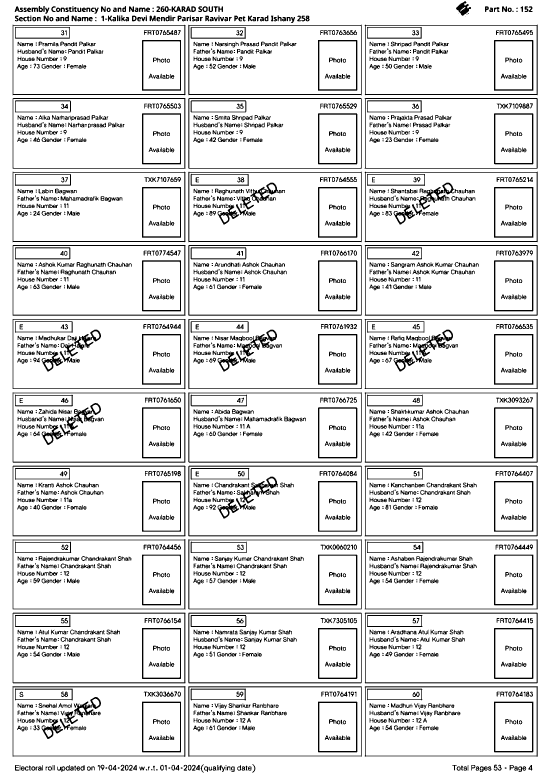
#> input picture images/processed_image.png, 1653 x 2339 px, found by its file name (shown at 1/3 size)
$ python test.py
#> lines starting #> are read from the running program, lines starting #| are printed output that depends on the picture; after the words box and inside, x2 and y2 are one past the last pixel; in counts of white or black regions, pixels touching at a corner belong together
import cv2
import numpy as np
import os

def crop_entries_without_deleted(image_path, output_folder, deleted_template_path):
    # Load the main image
    main_image = cv2.imread(image_path)
#> main_image is the input picture: shape (2339, 1653, 3); 88.7% white; 3094 black regions (417 under 20 px), largest, box (x1, y1, x2, y2) and area: (565, 735, 1085, 947) 4145, (565, 1397, 1085, 1609) 4144, (565, 1838, 1085, 2050) 4144
    main_gray = cv2.cvtColor(main_image, cv2.COLOR_BGR2GRAY)

    # Load the 'DELETED' template
    deleted_template = cv2.imread(deleted_template_path, 0)
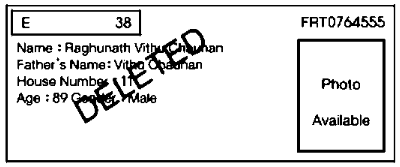
#> input picture images/deleted_img_template.png, 400 x 167 px, found by its file name
#> deleted_template is the input picture: shape (167, 400); min 0, max 255, mean 222

    # Match template to find 'DELETED' areas
    result = cv2.matchTemplate(main_gray, deleted_template, cv2.TM_CCOEFF_NORMED)
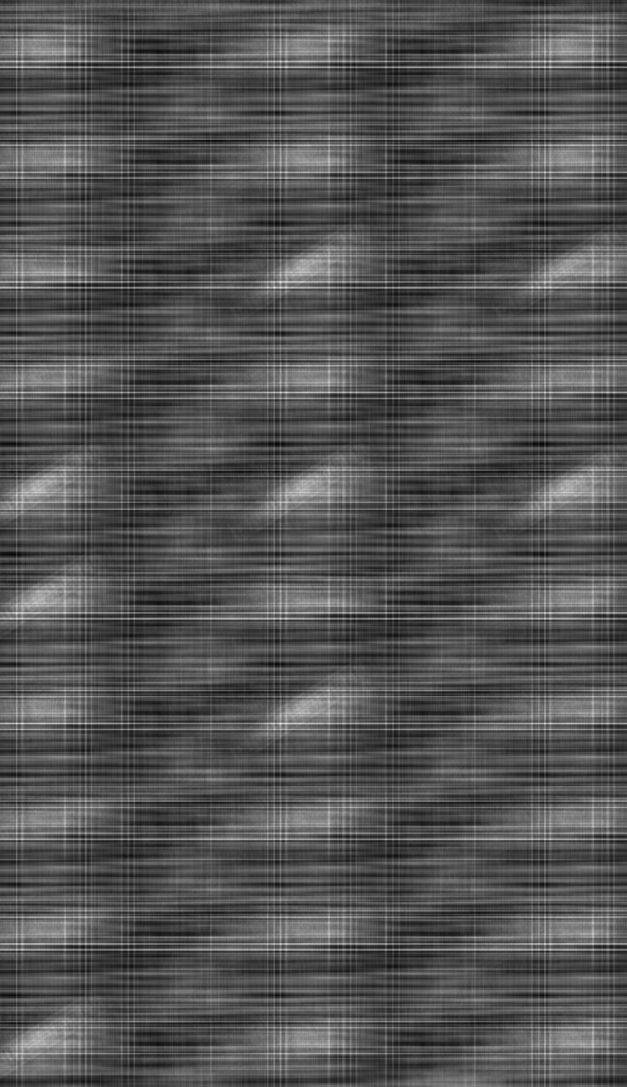
#> result: shape (2173, 1254) float32 (shown at 1/2 size); min -0.108, max 0.228, mean 0.0025; drawn with min black and max white
    threshold = 0.8  # Adjust as needed
    loc = np.where(result >= threshold)
#> loc = (empty array, empty array)

    # Find all rectangles where 'DELETED' is located
    deleted_rectangles = []
    template_height, template_width = deleted_template.shape
#> template_height = 167; template_width = 400
    for pt in zip(*loc[::-1]):
        rect = (pt[0], pt[1], pt[0] + template_width, pt[1] + template_height)
        deleted_rectangles.append(rect)
#> this loop made 0 passes
#> after the loop, deleted_rectangles = []

    # Iterate through each entry in the main image and crop if it doesn't overlap with any 'DELETED' rectangle
    entry_height = 250  # Adjust based on the layout of your entries
    entry_width = 600# Adjust based on the layout of your entries

    entry_count = 0

    # Iterate over the entries by the estimated height and width
    for y in range(0, main_image.shape[0], entry_height):
        for x in range(0, main_image.shape[1], entry_width):
            # Define the entry rectangle
            entry_rect = (x, y, x + entry_width, y + entry_height)

            # Check for overlap with any 'DELETED' rectangles
            overlap = False
            for dr in deleted_rectangles:
                # Check if rectangles overlap
                if not (entry_rect[2] <= dr[0] or entry_rect[0] >= dr[2] or
                        entry_rect[3] <= dr[1] or entry_rect[1] >= dr[3]):
                    overlap = True
                    break

            # Crop the entry if no overlap with 'DELETED' rectangles
            if not overlap:
                entry_count += 1
                cropped_entry = main_image[y:y + entry_height, x:x + entry_width]
                cropped_entry_path = os.path.join(output_folder, f'cropped_entry_{entry_count}.png')
                cv2.imwrite(cropped_entry_path, cropped_entry)
                print(f'Cropped entry saved: {cropped_entry_path}')
#> this loop made 10 passes
#> pass 1, in crop_entries_without_deleted, `cv2.imwrite(cropped_entry_path, cropped_entry)`:
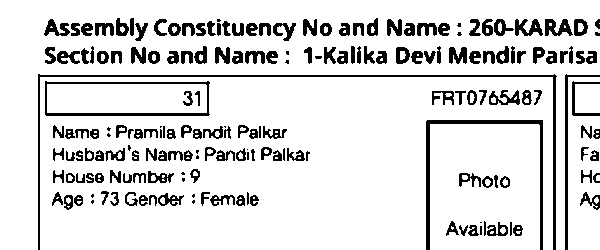
#> saved as cropped_entry_1.png: shape (250, 600, 3); 86.4% white; 191 black regions (25 under 20 px), largest, box (x1, y1, x2, y2) and area: (38, 74, 557, 250) 1905, (426, 120, 543, 250) 1350, (45, 81, 210, 116) 943
#> pass 1, in crop_entries_without_deleted, `cv2.imwrite(cropped_entry_path, cropped_entry)`:
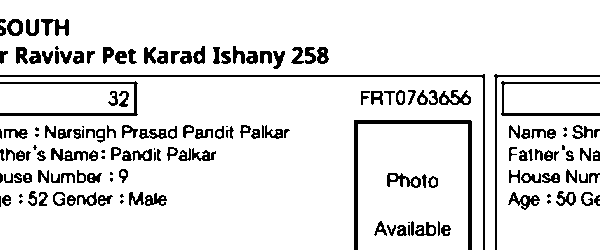
#> saved as cropped_entry_2.png: shape (250, 600, 3); 89.4% white; 158 black regions (25 under 20 px), largest, box (x1, y1, x2, y2) and area: (354, 120, 472, 250) 1479, (0, 74, 485, 250) 1319, (0, 81, 138, 116) 775
#> pass 1, in crop_entries_without_deleted, `cv2.imwrite(cropped_entry_path, cropped_entry)`:
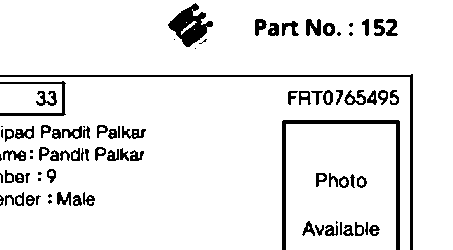
#> saved as cropped_entry_3.png: shape (250, 453, 3); 91.8% white; 86 black regions (18 under 20 px), largest, box (x1, y1, x2, y2) and area: (282, 120, 400, 250) 1478, (0, 74, 413, 250) 1347, (168, 3, 213, 47) 940
#> pass 2, in crop_entries_without_deleted, `cv2.imwrite(cropped_entry_path, cropped_entry)`:
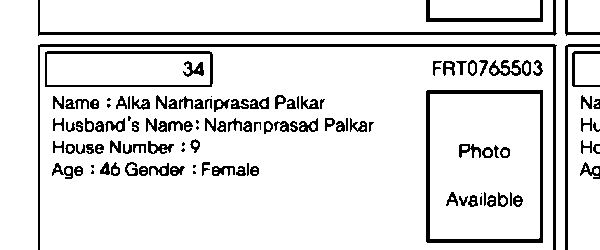
#> saved as cropped_entry_4.png: shape (250, 600, 3); 89.1% white; 119 black regions (14 under 20 px), largest, box (x1, y1, x2, y2) and area: (38, 44, 557, 250) 2567, (426, 90, 543, 243) 1950, (38, 0, 557, 36) 1717
#> after the loop, entry_count = 30

# Paths to the images and template
image_path = r'C:\Users\Owner\Desktop\kshetra\images\processed_image.png'  # Your uploaded image
output_folder = r'C:\Users\Owner\Desktop\kshetra\extracted_images'  # Folder where cropped images will be saved
deleted_template_path = r'C:\Users\Owner\Desktop\kshetra\images\deleted_img_template.png'  # Path to your 'DELETED' template image

# Create output folder if it doesn't exist
os.makedirs(output_folder, exist_ok=True)

# Execute the function
crop_entries_without_deleted(image_path, output_folder, deleted_template_path)
